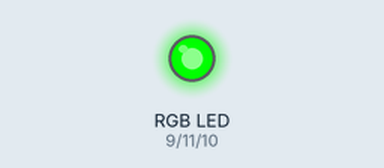
Recording of a sketch running on a simulated Arduino Uno, built with avr-gcc and run on an emulated ATmega328P. On the bench: an RGB LED mixed from three pins (HIGH = lit).

Above: at 0.05 s.
At 1.05 s:
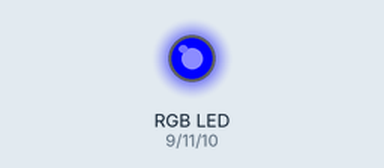
At 2.05 s:
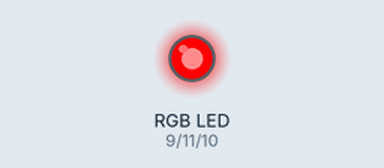
At 4.0 s:
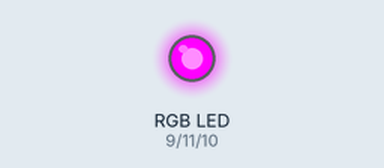
At 5.95 s:
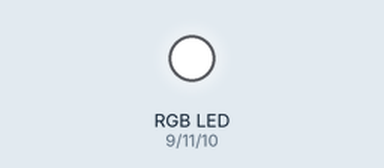
At 7.95 s:
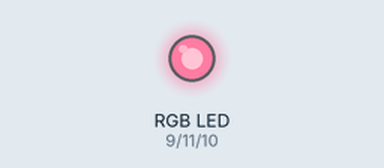
Timing chart, 0 to 10.4 s (numbered marks = the images above):
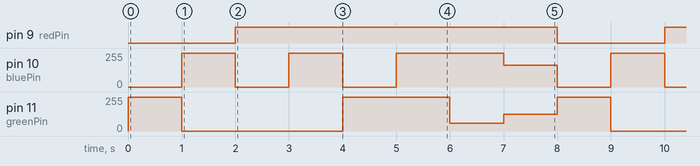

Measured:
- by itself, pin 9 (redPin): alternates HIGH for 6.0 s and LOW for 2.0 s
- by itself, pin 10 (bluePin): repeats every 8.0 s: 0/255 1.0 s, 255/255 1.0 s, 0/255 1.0 s, 255/255 2.0 s, 162/255 1.0 s, 0/255 1.0 s, 255/255 1.0 s
- by itself, pin 11 (greenPin): repeats every 8.0 s: 0/255 3.0 s, 255/255 2.0 s, 60/255 1.0 s, 124/255 1.0 s, 255/255 1.0 s

The sketch:

RGB_LED_test.ino
```cpp
const int redPin = 9;
const int bluePin = 10;
const int greenPin = 11;

void setup()
{
  pinMode(redPin, OUTPUT);
  pinMode(greenPin, OUTPUT);
  pinMode(bluePin, OUTPUT);
}

void loop()
{

  setColor(0, 255, 0);
  delay(1000);
  setColor(0, 0, 255);
  delay(1000);
  setColor(255, 0, 0);
  delay(1000);
  setColor(255, 0, 255);
  delay(1000);
  setColor(255, 255, 0);
  delay(1000);
  setColor(255, 255, 255);
  delay(1000);
  setColor(255, 60, 255);
  delay(1000);
  setColor(255, 124, 162);
  delay(1000);

}

void setColor(int redValue, int greenValue, int blueValue) {
  analogWrite(redPin, redValue);
  analogWrite(greenPin, greenValue);
  analogWrite(bluePin, blueValue);
}
```
